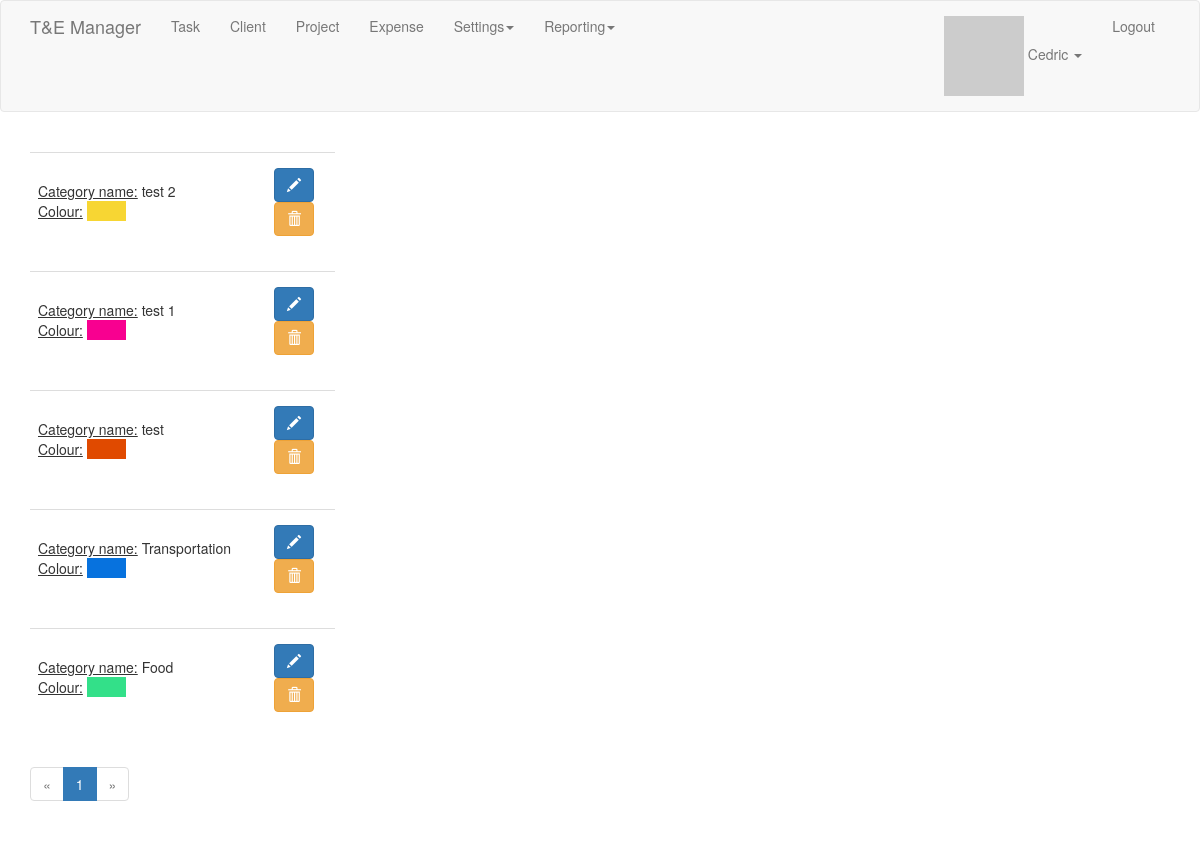
Screenshot of /list_of_categories (signed in) with the database file from the repository.
### app/models.py (models this page shows, shortened)
class User(UserMixin, db.Model):
    id = db.Column(db.Integer, primary_key=True)
    username = db.Column(db.String(64), index=True, unique=True)
    email = db.Column(db.String(120), index=True, unique=True)
    password_hash = db.Column(db.String(128))
    tasks = db.relationship('Task', backref='user_task', lazy='dynamic')
    about_me = db.Column(db.String(140))
    last_seen = db.Column(db.DateTime, default=datetime.utcnow)
    followed = db.relationship(
        'User', secondary=followers,
        primaryjoin=(followers.c.follower_id == id),
        secondaryjoin=(followers.c.followed_id == id),
        backref=db.backref('followers', lazy='dynamic'), lazy='dynamic')
    clients = db.relationship('Client', backref='user_client', lazy='dynamic')
    projects = db.relationship('Project', backref='user_project', lazy='dynamic')
    role_id = db.Column(db.Integer, db.ForeignKey('role.id'))
    def avatar(self, size):
        digest = md5(self.email.lower().encode('utf-8')).hexdigest()
        return 'https://www.gravatar.com/avatar/{}?d=identicon&s={}'.format(digest, size)

class Category(db.Model):
    id = db.Column(db.Integer, primary_key=True)
    name = db.Column(db.String(4), index=True, unique=True)
    colour = db.Column(db.String(16))
    category_type = db.relationship('CategoryType', backref='category_category_type', lazy='dynamic')

### app/categories/routes.py (the view)
@bp.route('/list_of_categories')
@login_required
def list_of_categories():
    page = request.args.get('page', 1, type=int)
    pagination = Category.query.order_by(Category.name.desc()).paginate(page, 5, False)
    categories = pagination.items
    return render_template('settings/list_of_categories.html', title='List of categories', categories=categories,
                           pagination=pagination)

### app/main/__init__.py (called while the page is built)
@bp.app_context_processor
def inject_permissions():
    return dict(Permission=Permission)

### app/main/routes.py (called while the page is built)
@bp.before_app_request
def before_request():
    if current_user.is_authenticated:
        current_user.last_seen = datetime.utcnow()
        db.session.commit()

### app/models.py (called while the page is built)
@login.user_loader
def load_user(id):
    return User.query.get(int(id))

### app/templates/settings/list_of_categories.html
{% extends "base.html" %}
{% import 'bootstrap/wtf.html' as wtf %}
{% import "_macros.html" as macros %}
{% block app_content %}
    <div class="pagination">
        {% for category in categories %}
            {% include 'settings/_category.html' %}
        {% endfor %}
        {{ macros.pagination_widget(pagination, 'categories.list_of_categories') }}
    </div>
{% endblock %}

### app/templates/base.html (shortened to what this page needs)
{% extends 'bootstrap/base.html' %}
{% block navbar %}
    <nav class="navbar navbar-default">
        <div class="container">
            <div class="navbar-header">
                {% if current_user.is_authenticated %}
                <a class="navbar-brand" href="{{ url_for('main.index') }}">T&E Manager</a>
                {% else %}
                <a class="navbar-brand" href="{{ url_for('auth.login') }}">T&E Manager</a>
                {% endif %}
            </div>
            <div class="collapse navbar-collapse" id="bs-example-navbar-collapse-1">
                <ul class="nav navbar-nav">
                    {% if current_user.is_authenticated %}
                    <li><a href="{{ url_for('tasks.add_task') }}">Task</a></li>
                    <li><a href="{{ url_for('clients.add_client') }}">Client</a></li>
                    <li><a href="{{ url_for('projects.add_project') }}">Project</a></li>
                    <li><a href="#">Expense</a></li>
                    <li class="dropdown"><a href="#" class="dropdown-toggle" data-toggle="dropdown">Settings<b class="caret"></b></a>
                    <li class="dropdown"><a href="#" class="dropdown-toggle" data-toggle="dropdown">Reporting<b class="caret"></b></a>
                    </li>
                    {% endif %}
                </ul>
                <ul class="nav navbar-nav navbar-right">
                    {% if current_user.is_anonymous %}
                    <li><a href="{{ url_for('auth.register') }}">Register</a></li>
                    <li><a href="{{ url_for('auth.login') }}">Login</a></li>
                    {% else %}
                    <li class="dropdown"><a href="#" class="dropdown-toggle" data-toggle="dropdown"><img src="{{ current_user.avatar(size=18) }}"> {{ current_user.username }} <b class="caret"></b></a>
                    </li>
                    <li><a href="{{ url_for('auth.logout') }}">Logout</a></li>
                    {% endif %}
                </ul>
            </div>
        </div>
    </nav>
{% endblock %}
{% block content %}
    <div class="container">
        {% block app_content %}{% endblock %}
    </div>
{% endblock %}
{% block scripts %}
    <link rel="stylesheet" type="text/css" href="{{ url_for('static', filename='bootstrap-datetimepicker.min.css') }}" />
    <link href="https://gitcdn.github.io/bootstrap-toggle/2.2.2/css/bootstrap-toggle.min.css" rel="stylesheet">
{% endblock %}

### app/templates/settings/_category.html
<table class="table table-hover">
    <tr>
        <td>
            <div class="row">
                <div class="col-md-9">
                    <br>
                    <u>Category name:</u> {{ category.name }}<br>
                    <u>Colour:</u> <span style="background-color: {{ category.colour }};">&nbsp;&nbsp;&nbsp;&nbsp;&nbsp;&nbsp;&nbsp;&nbsp;&nbsp;&nbsp;</span>
                </div>
                <div class="col-md-3">
                    <div class="btn pull-right">
                        <a class="btn btn-primary" href="{{ url_for('categories.edit_category', id=category.id) }}"><span class="glyphicon glyphicon-pencil"></span></a>
                        {% if current_user.is_administrator %}
                            <form method="post" action="{{ url_for('categories.delete_category', id=category.id) }}"><button type="submit" class="btn btn-warning"><span class="glyphicon glyphicon-trash"></span></button></form>
                        {% endif %}
                    </div>
                </div>
            </div>
        </td>
    </tr>
</table>

### rows the page displays
User: username "Cedric"
Category: name "test 2"
Category: name "test 1"
Category: name "test"
Category: name "Transportation"
Category: name "Food"

### other values shown
{{ p }} "1"
